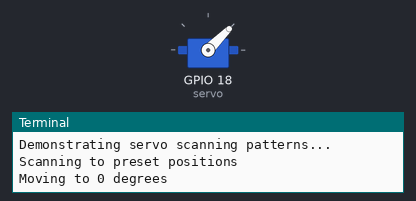
The program below on a simulated Raspberry Pi (BCM pin numbers). Shown: servo, the last lines printed to the terminal. Servo angles are drawn from the pulse width (0.5 ms = 0°, 2.5 ms = 180°). At 17.9 s the program stops and its outputs stay as they are.

Above: at 0.1 s.
At 1.6 s:
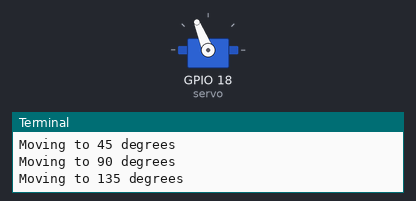
At 3.6 s:
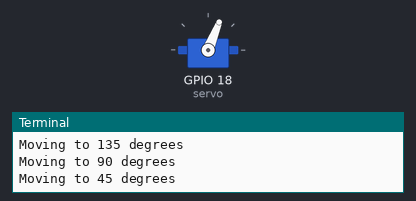
At 17.0 s:
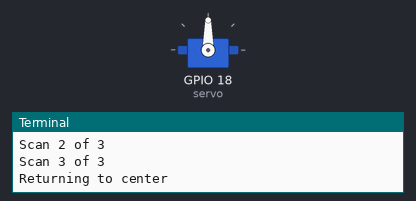
Timing chart, 0 to 18.5 s (numbered marks = the images above):
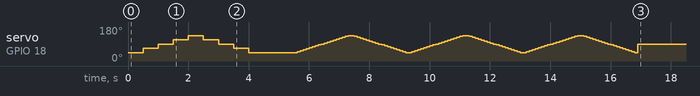

The program:

servo_scanning.py
```python
#!/usr/bin/env python3
"""
Servo Scanning Pattern
Demonstrates creating scanning patterns with servo
"""

from gpiozero import AngularServo
from time import sleep

servo = AngularServo(18, min_angle=0, max_angle=180)

print("Demonstrating servo scanning patterns...")

# Scan to specific positions
print("Scanning to preset positions")
scan_positions = [0, 45, 90, 135, 180, 135, 90, 45, 0]

for position in scan_positions:
    print(f"Moving to {position} degrees")
    servo.angle = position
    sleep(0.5)

sleep(1)

# Continuous scanning
print("Continuous scanning (3 times)")
for i in range(3):  # Scan 3 times
    print(f"Scan {i+1} of 3")

    # Scan right
    for angle in range(0, 181, 10):
        servo.angle = angle
        sleep(0.1)

    # Scan left
    for angle in range(180, -1, -10):
        servo.angle = angle
        sleep(0.1)

print("Returning to center")
servo.angle = 90
sleep(1)

print("Detaching servo")
servo.detach()
print("Program complete!")
```

Measured:
- by itself, servo on GPIO 18 (servo): 45° → 68° at 0.50 s, → 90° 0.50 s later, → 112° 0.50 s later, → 135° 0.50 s later, … (117 changes in this stretch)
